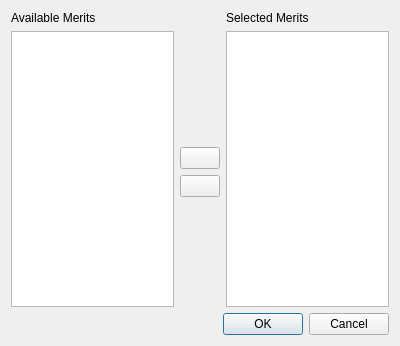
<?xml version="1.0" encoding="UTF-8"?>
<ui version="4.0">
 <class>SelectMeritsDialog</class>
 <widget class="QDialog" name="SelectMeritsDialog">
  <property name="geometry">
   <rect>
    <x>0</x>
    <y>0</y>
    <width>400</width>
    <height>346</height>
   </rect>
  </property>
  <property name="windowTitle">
   <string>Dialog</string>
  </property>
  <layout class="QVBoxLayout" name="verticalLayout">
   <item>
    <layout class="QGridLayout" name="gridLayout">
     <item row="1" column="0" rowspan="4">
      <widget class="QListView" name="listView_meritsAvailable"/>
     </item>
     <item row="1" column="1">
      <spacer name="verticalSpacer">
       <property name="orientation">
        <enum>Qt::Vertical</enum>
       </property>
       <property name="sizeHint" stdset="0">
        <size>
         <width>20</width>
         <height>40</height>
        </size>
       </property>
      </spacer>
     </item>
     <item row="1" column="2" rowspan="4">
      <widget class="QListView" name="listView_meritsSelected"/>
     </item>
     <item row="2" column="1">
      <widget class="QPushButton" name="pushButton_select"/>
     </item>
     <item row="3" column="1">
      <widget class="QPushButton" name="pushButton_deselect"/>
     </item>
     <item row="4" column="1">
      <spacer name="verticalSpacer_2">
       <property name="orientation">
        <enum>Qt::Vertical</enum>
       </property>
       <property name="sizeHint" stdset="0">
        <size>
         <width>20</width>
         <height>40</height>
        </size>
       </property>
      </spacer>
     </item>
     <item row="0" column="0">
      <widget class="QLabel" name="label">
       <property name="text">
        <string>Available Merits</string>
       </property>
      </widget>
     </item>
     <item row="0" column="2">
      <widget class="QLabel" name="label_2">
       <property name="text">
        <string>Selected Merits</string>
       </property>
      </widget>
     </item>
    </layout>
   </item>
   <item>
    <layout class="QHBoxLayout" name="horizontalLayout">
     <item>
      <spacer name="horizontalSpacer">
       <property name="orientation">
        <enum>Qt::Horizontal</enum>
       </property>
       <property name="sizeHint" stdset="0">
        <size>
         <width>40</width>
         <height>20</height>
        </size>
       </property>
      </spacer>
     </item>
     <item>
      <widget class="QDialogButtonBox" name="buttonBox">
       <property name="standardButtons">
        <set>QDialogButtonBox::Cancel|QDialogButtonBox::Ok</set>
       </property>
      </widget>
     </item>
    </layout>
   </item>
  </layout>
 </widget>
 <resources/>
 <connections/>
</ui>
